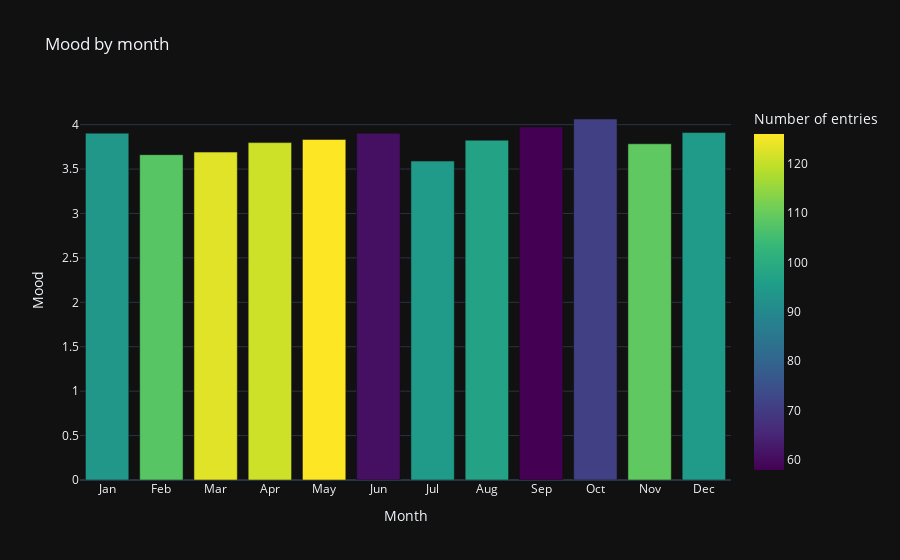

Here is the notebook cell this chart was saved with:
### Code cell
df.by_time_bar_plot('month')

### Figure 1 — Plotly figure (JSON) as saved in the notebook; plotly's stock layout.template omitted (floating-point values rounded to 4 significant figures)
{"data": [{"alignmentgroup": "True", "hovertemplate": "Month=%{x}<br>Mood=%{y}<br>Number of entries=%{marker.color}<extra></extra>", "legendgroup": "", "marker": {"color": [61, 126, 121, 123, 108, 94, 95, 109, 71, 58, 97, 95], "coloraxis": "coloraxis", "pattern": {"shape": ""}}, "name": "", "offsetgroup": "", "orientation": "v", "showlegend": false, "textposition": "auto", "type": "bar", "x": [6, 5, 4, 3, 2, 1, 12, 11, 10, 9, 8, 7], "xaxis": "x", "y": [3.902, 3.833, 3.798, 3.691, 3.662, 3.904, 3.911, 3.784, 4.063, 3.974, 3.825, 3.589], "yaxis": "y"}], "layout": {"barmode": "relative", "coloraxis": {"colorbar": {"title": {"text": "Number of entries"}}, "colorscale": [[0, "#440154"], [0.1111, "#482878"], [0.2222, "#3e4989"], [0.3333, "#31688e"], [0.4444, "#26828e"], [0.5556, "#1f9e89"], [0.6667, "#35b779"], [0.7778, "#6ece58"], [0.8889, "#b5de2b"], [1, "#fde725"]]}, "legend": {"tracegroupgap": 0}, "title": {"text": "Mood by month"}, "xaxis": {"anchor": "y", "domain": [0, 1], "dtick": 1, "tickmode": "array", "ticktext": ["Jan", "Feb", "Mar", "Apr", "May", "Jun", "Jul", "Aug", "Sep", "Oct", "Nov", "Dec"], "tickvals": [1, 2, 3, 4, 5, 6, 7, 8, 9, 10, 11, 12], "title": {"text": "Month"}}, "yaxis": {"anchor": "x", "domain": [0, 1], "title": {"text": "Mood"}}}}
